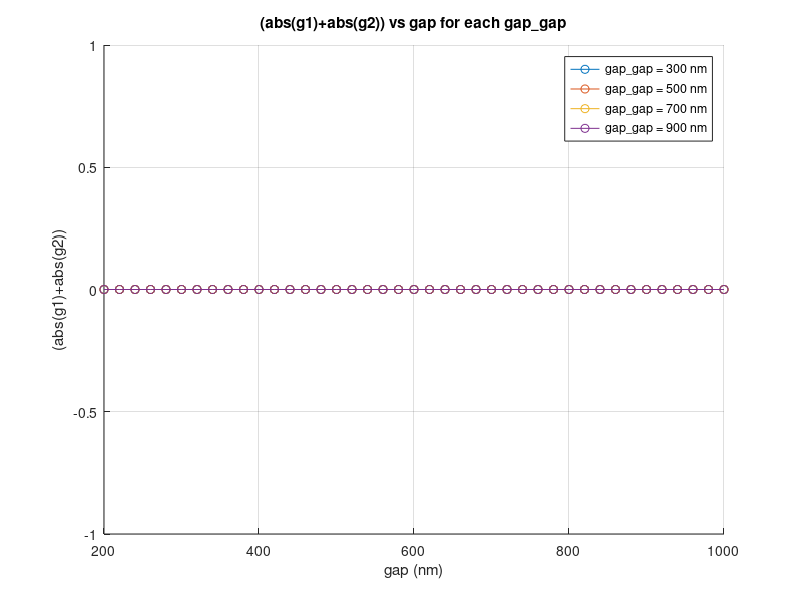
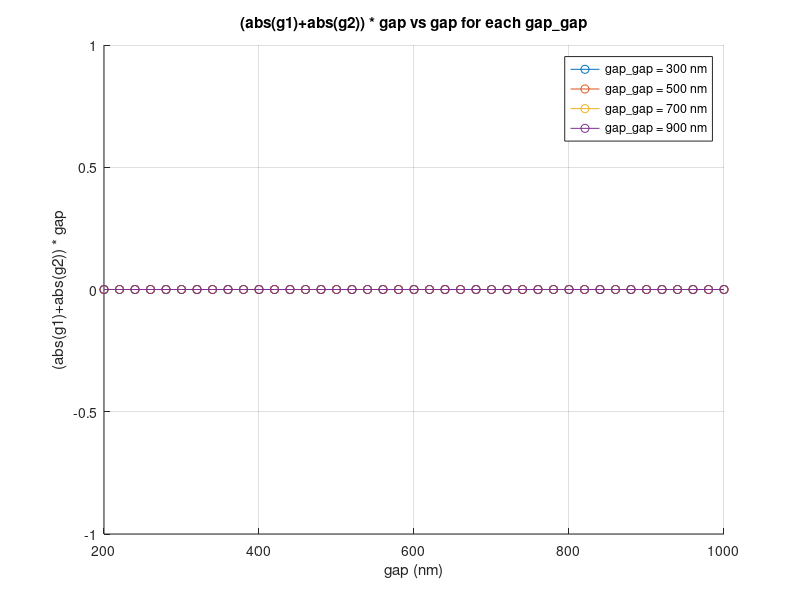

Write the MATLAB code that produced these figures, in order.
%% スクリプトの概要
%  既存の "final_acceleration_gradients_gap_XXX_gapgap_YYY_..." テキストファイルを読み込み、
%    1) (abs(g1)+abs(g2)) vs gap for each gap_gap
%    2) (abs(g1)+abs(g2))*gap vs gap for each gap_gap
%  の2つのグラフを作成して、画面に表示したうえで PNG 保存も行います。

clear; close all; clc;

%% 1. gap, gap_gap のリスト
gap_nm_values     = 200:20:1000;  % gap の候補 (nm)
gap_gap_nm_values = [300, 500, 700, 900];  % gap_gap の候補 (nm)

% テキストファイルが置かれているフォルダ
output_folder_name = 'result/double_channel_gap_step_20_gapgap_step_200_Jan19';

%% 2. データ格納用の配列 (gap vs gap_gap)
ngap    = length(gap_nm_values);
ngapgap = length(gap_gap_nm_values);

G_abs_sums_2D           = zeros(ngap, ngapgap);  % (abs(g1)+abs(g2))
G_abs_sums_times_gap_2D = zeros(ngap, ngapgap);  % (abs(g1)+abs(g2))*gap

%% 3. テキストファイルを読み込んで、(abs(g1)+abs(g2)) と (abs(g1)+abs(g2))*gap を取得
for iGap = 1:ngap
    gap_nm = gap_nm_values(iGap);
    
    for jGapGap = 1:ngapgap
        gap_gap_nm = gap_gap_nm_values(jGapGap);
        
        %---------------------------------------------------------
        % 3-1. ファイル名パターン
        %      final_acceleration_gradients_gap_xxx_gapgap_yyy_*.txt
        %---------------------------------------------------------
        file_pattern = sprintf('final_acceleration_gradients_gap_%d_gapgap_%d_*.txt', ...
            gap_nm, gap_gap_nm);
        file_list = dir(fullfile(output_folder_name, file_pattern));
        
        if isempty(file_list)
            fprintf('Warning: %s が見つかりません。\n', file_pattern);
            continue;
        end
        
        % 同じ条件で複数ファイルあれば最初の1つを使う
        target_file = fullfile(output_folder_name, file_list(1).name);
        
        %---------------------------------------------------------
        % 3-2. テキスト読み込み・正規表現
        %---------------------------------------------------------
        file_text = fileread(target_file);
        
        % G1_best (abs): xxx
        tokens_G1 = regexp(file_text, 'G1_best \(abs\): ([0-9e\+\-\.]+)', 'tokens', 'once');
        % G2_best (abs): xxx
        tokens_G2 = regexp(file_text, 'G2_best \(abs\): ([0-9e\+\-\.]+)', 'tokens', 'once');
        % (abs(g1)+abs(g2))*gap: xxx
        tokens_sum_gap = regexp(file_text, '\(abs\(g1\)\+abs\(g2\)\)\*gap: ([0-9e\+\-\.]+)', 'tokens', 'once');
        
        if isempty(tokens_G1) || isempty(tokens_G2) || isempty(tokens_sum_gap)
            fprintf('Warning: %s から必要な情報を取得できません。\n', target_file);
            continue;
        end
        
        % 数値に変換
        val_G1_abs = str2double(tokens_G1{1});
        val_G2_abs = str2double(tokens_G2{1});
        val_sum_times_gap = str2double(tokens_sum_gap{1});
        
        % (abs(g1)+abs(g2))
        val_sum = val_G1_abs + val_G2_abs;
        
        %---------------------------------------------------------
        % 3-3. 2次元配列に格納
        %---------------------------------------------------------
        G_abs_sums_2D(iGap, jGapGap)           = val_sum;
        G_abs_sums_times_gap_2D(iGap, jGapGap) = val_sum_times_gap;  % 既に gap をかけた値
    end
end

%% 4. グラフ1: (abs(g1)+abs(g2)) vs gap for each gap_gap
figure('Name','(abs(g1)+abs(g2)) vs gap for each gap\_gap');
hold on; grid on;

for jGapGap = 1:ngapgap
    plot(gap_nm_values, G_abs_sums_2D(:, jGapGap), '-o', ...
        'DisplayName', sprintf('gap\\_gap = %d nm', gap_gap_nm_values(jGapGap)));
end

xlabel('gap (nm)');
ylabel('(abs(g1)+abs(g2))');
title('(abs(g1)+abs(g2)) vs gap for each gap\_gap');
legend('show');

% 保存 (例: PNG 形式)
timestamp_str = datestr(now,'yyyy-mm-dd_HHMMSS');  % 一意の名前にしたい場合
save_filename1 = fullfile(output_folder_name, ...
    sprintf('plot_abs_g1_plus_g2_vs_gap_for_each_gapgap_%s.png', timestamp_str));
saveas(gcf, save_filename1);
fprintf('Saved figure: %s\n', save_filename1);

%% 5. グラフ2: (abs(g1)+abs(g2))*gap vs gap for each gap_gap
figure('Name','(abs(g1)+abs(g2))*gap vs gap for each gap\_gap');
hold on; grid on;

for jGapGap = 1:ngapgap
    plot(gap_nm_values, G_abs_sums_times_gap_2D(:, jGapGap), '-o', ...
        'DisplayName', sprintf('gap\\_gap = %d nm', gap_gap_nm_values(jGapGap)));
end

xlabel('gap (nm)');
ylabel('(abs(g1)+abs(g2)) * gap');
title('(abs(g1)+abs(g2)) * gap vs gap for each gap\_gap');
legend('show');

% 保存 (例: PNG 形式)
save_filename2 = fullfile(output_folder_name, ...
    sprintf('plot_abs_g1_plus_g2_times_gap_vs_gap_for_each_gapgap_%s.png', timestamp_str));
saveas(gcf, save_filename2);
fprintf('Saved figure: %s\n', save_filename2);
